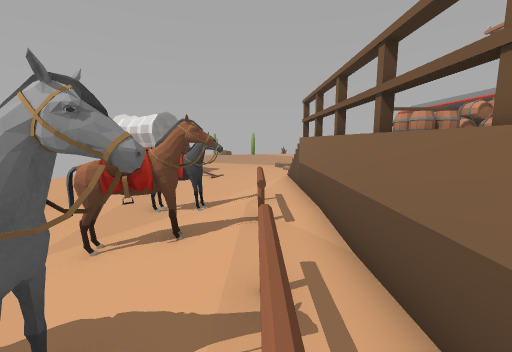
view 1 (above)

23 first-person views from a walk through a scene from a Unity 3-D project. The camera is 1.5 m above the floor, tilts 8° down and sees 90° across. The floor is counted in squares, 1 m on a side. Each view is taken from the middle of a square. On the plan, view 1 faces up. The plan holds only what a view shows up to about 13 squares ahead; the rest is blank. The place goes on beyond the plan. The player character is not drawn.

view 2
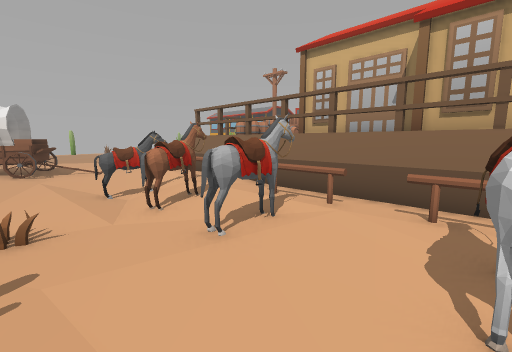

view 3
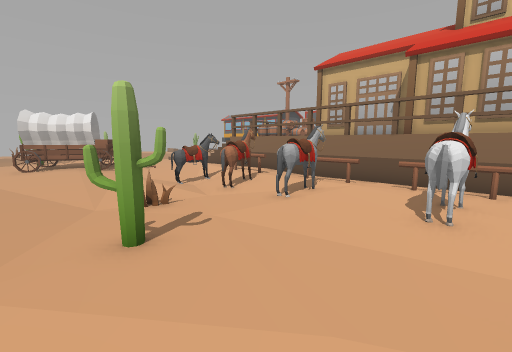

view 4
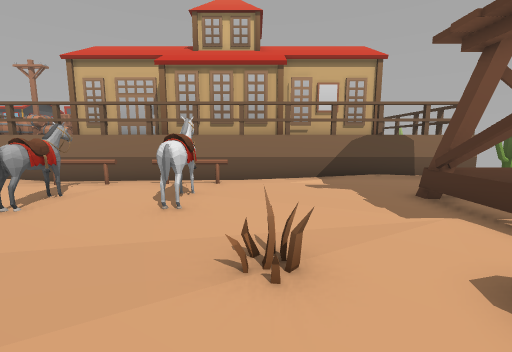

view 5
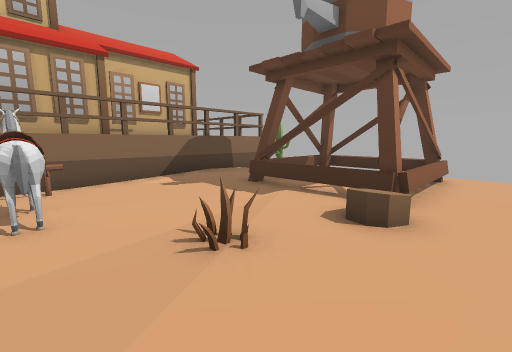

view 6
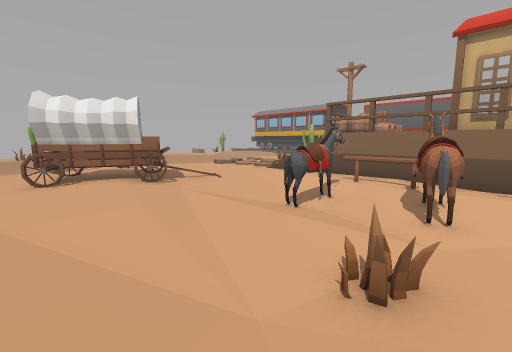

view 7
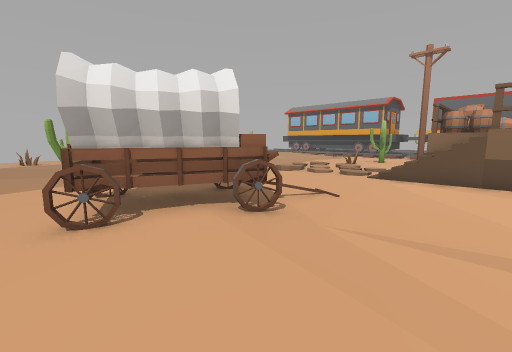

view 8
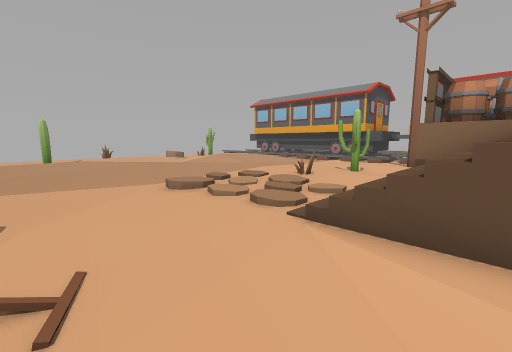

view 9
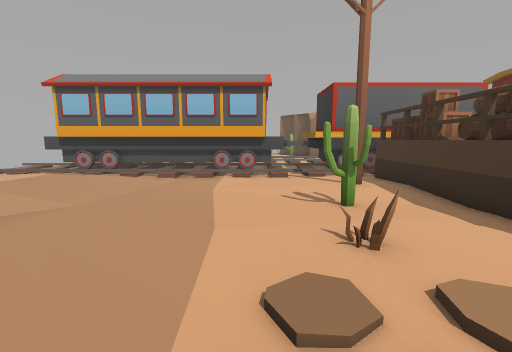

view 10
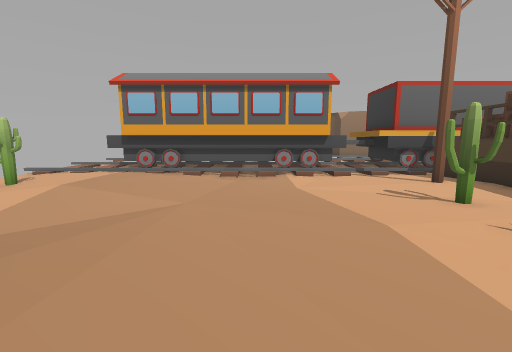

view 11
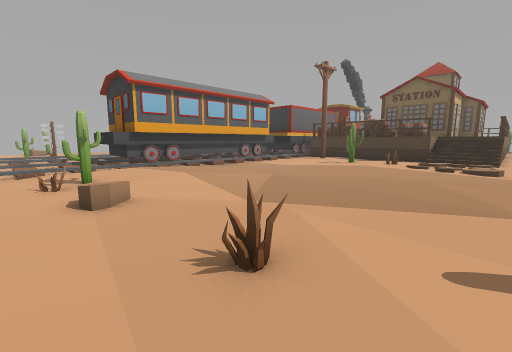

view 12
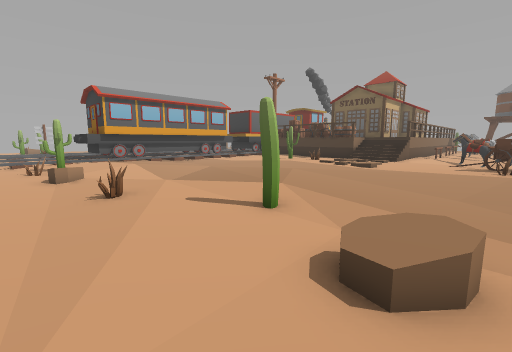

view 13
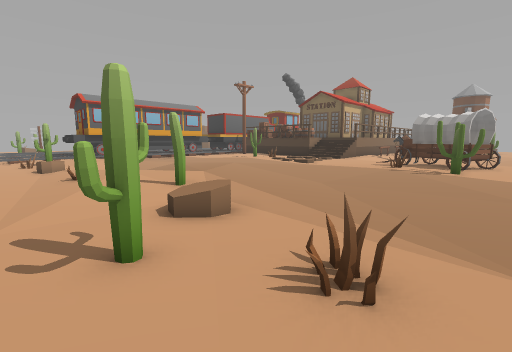

view 14
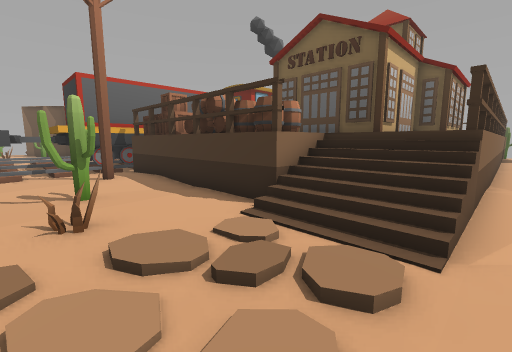

view 15
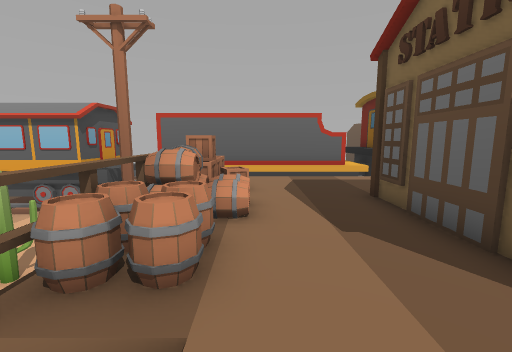

view 16
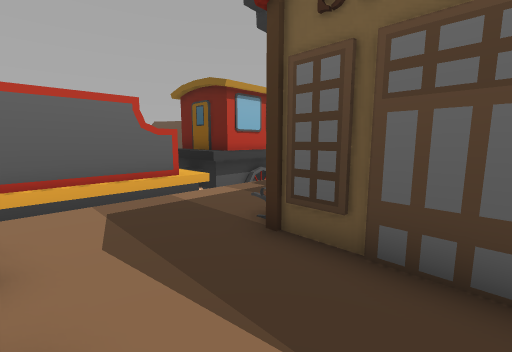

view 17
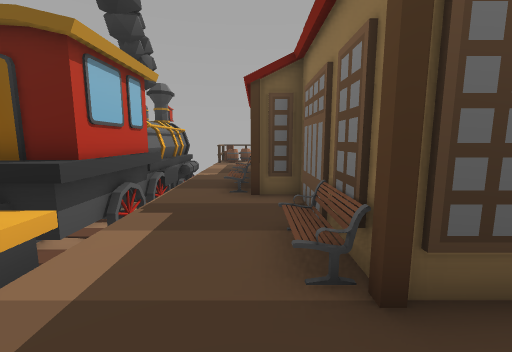

view 18
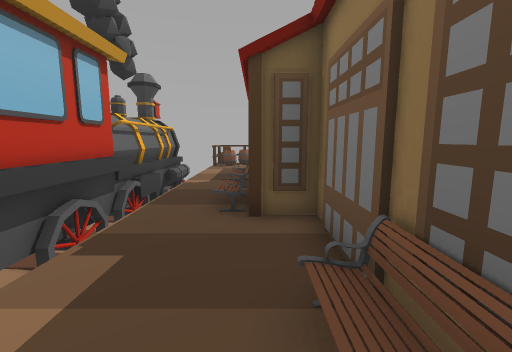

view 19
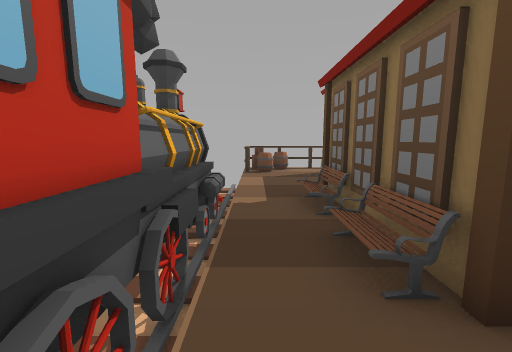

view 20
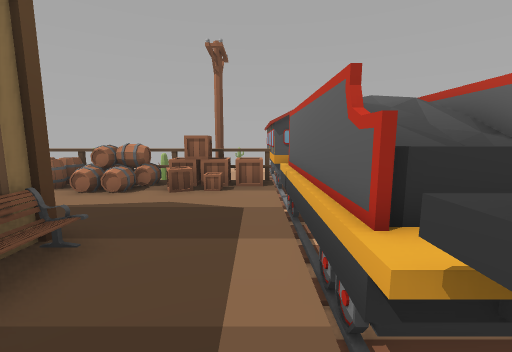

view 21
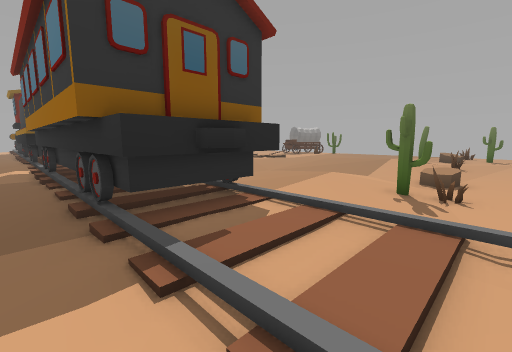

view 22
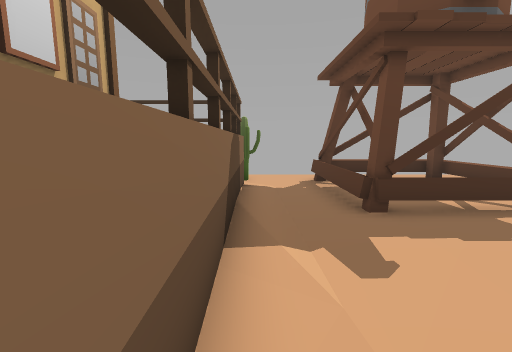

view 23
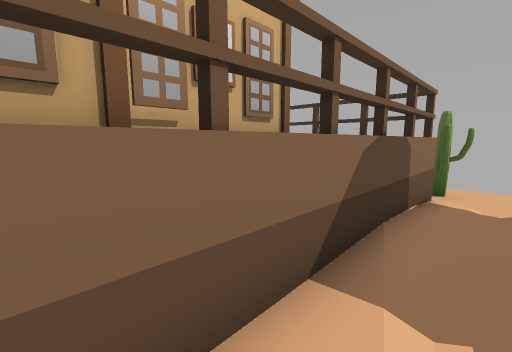

### Floor plan
Key: @ floor where view 1 was taken; # wall or solid block; x gap in a wall; . main floor; : floor 0.25 m higher than the main floor; - floor 0.25 m lower than the main floor; _ floor 0.5 m lower than the main floor; + floor 1.5 m higher than the main floor; / step, stairs or slope; = window, fence, low wall or low ledge; ^ raised ledge; v drop or lower ground; T thing the floor can be seen under or through; P pole; B barrel; W wheel; C cactus; A box; E bench; O other object.
Columns run from 8 left of view 1 to 19 right of it. Each row starts with its distance up from view 1.
 30 - ----.----------------.../.
 29  --CC--....-----=----./////
 28 -------........-O--CC...///.
 27 ----=O-......../-/......../.
 26 ...--=--C...///-//....#####.
 25 --...../...//---//:...## ##-
 24 ---......:...---/.....#   #.
 23 -----.........---.....#   #.
 22 ------....:....-------#   #.
 21 ..----.....:....------#   #.
 20 ...............-------#   #.
 19 .............--..-----#   #.
 18 ............-.....----#   #.
 17 ..C.......-........---#   #.
 16 .CC......////.....----##  #.
 15 .WW......./.......-..-#####.
 14 .^TTW......./...CC-...--# ..
 13 .#T=TW-..././....C....#####.
 12 ..TT^//..././......P..##
 11 ....W---..////........##
 10 ...------.///#BBBBAAAA##
  9 --------/////BBBBBBAAA##
  8 -----_--/.#+ +++BB+A++##
  7 -----_#x=.#  +++++++++##
  6 -----_//=.#  +++++++++##
  5 --_--_/.=.#  ######+++#^#
  4 --__--##..#  #    #+++^^#
  3 -------.=.#  #    E+++^^#
  2 -------.=.#  #    #+++###
  1 -CC---^x=.#  #    #+++##  W
  0 .----...@.####    ##++##  W
 -1 ...--...=.###      #++##
 -2 ....-.^x=.###      E++v#
 -3 ........=.###      E++v#
 -4 ..........###      #++v#
 -5 ..........####     #++v#
 -6 ..=.......#  #     +++^#
 -7 .=O.......#  #     +++##
 -8 ..#==##...#  #     +++.#
 -9 ..#..##=..#  #     +++.
-10 ..=   #=-.#  #     +BB.
-11 ..=   ==-.#        BBO
-12 ..#   #=--#####
-13 ..#==###-CC

Where each view was taken, in squares from view 1:
view 1: 0 up, 0 right, facing up
view 2: 2 down, 5 left, facing up-right
view 3: 3 down, 8 left, facing up-right
view 4: 4 down, 8 left, facing right
view 5: 2 down, 8 left, facing down-right
view 6: 3 up, 8 left, facing up-right
view 7: 8 up, 8 left, facing up-right
view 8: 9 up, 2 left, facing up-right
view 9: 16 up, 2 right, facing right
view 10: 19 up, 2 right, facing right
view 11: 30 up, 1 right, facing down-right
view 12: 30 up, 4 left, facing down-right
view 13: 30 up, 8 left, facing down-right
view 14: 15 up, 1 right, facing down-right
view 15: 8 up, 3 right, facing right
view 16: 8 up, 7 right, facing down-right
view 17: 7 up, 11 right, facing down
view 18: 5 up, 11 right, facing down
view 19: 2 up, 13 right, facing down
view 20: 1 up, 13 right, facing up
view 21: 30 up, 19 right, facing down-left
view 22: 3 down, 1 right, facing down
view 23: 4 down, 0 right, facing down-right
